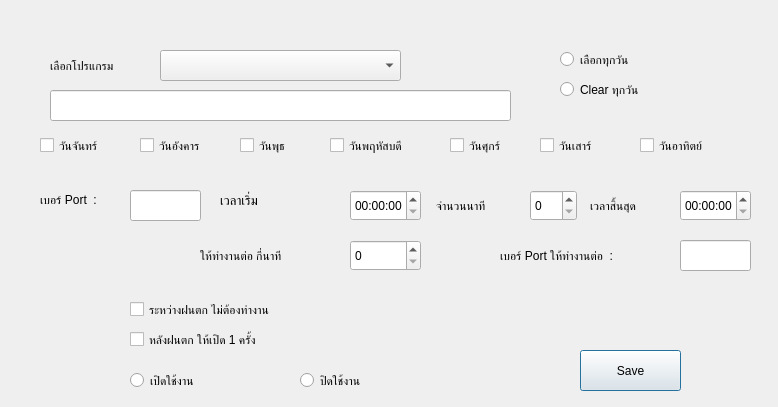
<?xml version="1.0" encoding="UTF-8"?>
<ui version="4.0">
 <class>frmtimer1</class>
 <widget class="QDialog" name="frmtimer1">
  <property name="geometry">
   <rect>
    <x>0</x>
    <y>0</y>
    <width>778</width>
    <height>407</height>
   </rect>
  </property>
  <property name="windowTitle">
   <string>Dialog</string>
  </property>
  <widget class="QRadioButton" name="chkAllDay">
   <property name="geometry">
    <rect>
     <x>560</x>
     <y>50</y>
     <width>121</width>
     <height>19</height>
    </rect>
   </property>
   <property name="text">
    <string>เลือกทุกวัน</string>
   </property>
  </widget>
  <widget class="QComboBox" name="cboProgram">
   <property name="geometry">
    <rect>
     <x>160</x>
     <y>50</y>
     <width>241</width>
     <height>31</height>
    </rect>
   </property>
  </widget>
  <widget class="QLineEdit" name="txtDescription">
   <property name="geometry">
    <rect>
     <x>50</x>
     <y>90</y>
     <width>461</width>
     <height>31</height>
    </rect>
   </property>
  </widget>
  <widget class="QRadioButton" name="chkClearDay">
   <property name="geometry">
    <rect>
     <x>560</x>
     <y>80</y>
     <width>121</width>
     <height>19</height>
    </rect>
   </property>
   <property name="text">
    <string>Clear ทุกวัน</string>
   </property>
  </widget>
  <widget class="QLabel" name="label_3">
   <property name="geometry">
    <rect>
     <x>50</x>
     <y>50</y>
     <width>101</width>
     <height>31</height>
    </rect>
   </property>
   <property name="text">
    <string>เลือกโปรแกรม</string>
   </property>
  </widget>
  <widget class="QCheckBox" name="chkThurday">
   <property name="geometry">
    <rect>
     <x>330</x>
     <y>130</y>
     <width>111</width>
     <height>31</height>
    </rect>
   </property>
   <property name="text">
    <string>วันพฤหัสบดี</string>
   </property>
  </widget>
  <widget class="QCheckBox" name="chkFriday">
   <property name="geometry">
    <rect>
     <x>450</x>
     <y>130</y>
     <width>81</width>
     <height>31</height>
    </rect>
   </property>
   <property name="text">
    <string>วันศุกร์</string>
   </property>
  </widget>
  <widget class="QCheckBox" name="chkSaturday">
   <property name="geometry">
    <rect>
     <x>540</x>
     <y>130</y>
     <width>91</width>
     <height>31</height>
    </rect>
   </property>
   <property name="text">
    <string>วันเสาร์</string>
   </property>
  </widget>
  <widget class="QLabel" name="label_2">
   <property name="geometry">
    <rect>
     <x>590</x>
     <y>190</y>
     <width>81</width>
     <height>31</height>
    </rect>
   </property>
   <property name="text">
    <string>เวลาสิ้นสุด</string>
   </property>
  </widget>
  <widget class="QPushButton" name="btnSave">
   <property name="geometry">
    <rect>
     <x>580</x>
     <y>350</y>
     <width>101</width>
     <height>41</height>
    </rect>
   </property>
   <property name="text">
    <string>Save</string>
   </property>
  </widget>
  <widget class="QLabel" name="label">
   <property name="geometry">
    <rect>
     <x>220</x>
     <y>190</y>
     <width>51</width>
     <height>20</height>
    </rect>
   </property>
   <property name="font">
    <font>
     <pointsize>10</pointsize>
    </font>
   </property>
   <property name="text">
    <string>เวลาเริ่ม</string>
   </property>
  </widget>
  <widget class="QCheckBox" name="chkSunday">
   <property name="geometry">
    <rect>
     <x>640</x>
     <y>130</y>
     <width>101</width>
     <height>31</height>
    </rect>
   </property>
   <property name="text">
    <string>วันอาทิตย์</string>
   </property>
  </widget>
  <widget class="QCheckBox" name="chkTueday">
   <property name="geometry">
    <rect>
     <x>140</x>
     <y>130</y>
     <width>91</width>
     <height>31</height>
    </rect>
   </property>
   <property name="text">
    <string>วันอังคาร</string>
   </property>
  </widget>
  <widget class="QCheckBox" name="chkMonday">
   <property name="geometry">
    <rect>
     <x>40</x>
     <y>130</y>
     <width>91</width>
     <height>31</height>
    </rect>
   </property>
   <property name="text">
    <string>วันจันทร์</string>
   </property>
  </widget>
  <widget class="QTimeEdit" name="timeEditStart">
   <property name="geometry">
    <rect>
     <x>350</x>
     <y>190</y>
     <width>71</width>
     <height>31</height>
    </rect>
   </property>
  </widget>
  <widget class="QCheckBox" name="chkWebnesday">
   <property name="geometry">
    <rect>
     <x>240</x>
     <y>130</y>
     <width>72</width>
     <height>31</height>
    </rect>
   </property>
   <property name="text">
    <string>วันพุธ</string>
   </property>
  </widget>
  <widget class="QTimeEdit" name="timeEditEnd">
   <property name="geometry">
    <rect>
     <x>680</x>
     <y>190</y>
     <width>71</width>
     <height>31</height>
    </rect>
   </property>
  </widget>
  <widget class="QRadioButton" name="chkactive">
   <property name="geometry">
    <rect>
     <x>130</x>
     <y>370</y>
     <width>121</width>
     <height>21</height>
    </rect>
   </property>
   <property name="text">
    <string>เปิดใช้งาน</string>
   </property>
  </widget>
  <widget class="QRadioButton" name="chkUnActive">
   <property name="geometry">
    <rect>
     <x>300</x>
     <y>370</y>
     <width>121</width>
     <height>21</height>
    </rect>
   </property>
   <property name="text">
    <string>ปิดใช้งาน</string>
   </property>
  </widget>
  <widget class="QLabel" name="label_9">
   <property name="geometry">
    <rect>
     <x>40</x>
     <y>190</y>
     <width>81</width>
     <height>20</height>
    </rect>
   </property>
   <property name="text">
    <string>เบอร์ Port  :</string>
   </property>
  </widget>
  <widget class="QLineEdit" name="txtPort">
   <property name="geometry">
    <rect>
     <x>130</x>
     <y>190</y>
     <width>71</width>
     <height>31</height>
    </rect>
   </property>
  </widget>
  <widget class="QCheckBox" name="chkRainnoON">
   <property name="geometry">
    <rect>
     <x>130</x>
     <y>300</y>
     <width>261</width>
     <height>19</height>
    </rect>
   </property>
   <property name="text">
    <string>ระหว่างฝนตก ไม่ต้องทำงาน</string>
   </property>
  </widget>
  <widget class="QCheckBox" name="chkRainrelayON">
   <property name="geometry">
    <rect>
     <x>130</x>
     <y>330</y>
     <width>261</width>
     <height>19</height>
    </rect>
   </property>
   <property name="text">
    <string>หลังฝนตก ให้เปิด 1 ครั้ง</string>
   </property>
  </widget>
  <widget class="QLabel" name="label_4">
   <property name="geometry">
    <rect>
     <x>436</x>
     <y>190</y>
     <width>91</width>
     <height>31</height>
    </rect>
   </property>
   <property name="text">
    <string>จำนวนนาที</string>
   </property>
  </widget>
  <widget class="QSpinBox" name="spinBoxPeriod">
   <property name="geometry">
    <rect>
     <x>530</x>
     <y>190</y>
     <width>47</width>
     <height>31</height>
    </rect>
   </property>
  </widget>
  <widget class="QLabel" name="label_10">
   <property name="geometry">
    <rect>
     <x>500</x>
     <y>240</y>
     <width>161</width>
     <height>31</height>
    </rect>
   </property>
   <property name="text">
    <string>เบอร์ Port ให้ทำงานต่อ  :</string>
   </property>
  </widget>
  <widget class="QLineEdit" name="txtTrigerPort">
   <property name="geometry">
    <rect>
     <x>680</x>
     <y>240</y>
     <width>71</width>
     <height>31</height>
    </rect>
   </property>
  </widget>
  <widget class="QLabel" name="label_5">
   <property name="geometry">
    <rect>
     <x>200</x>
     <y>240</y>
     <width>141</width>
     <height>31</height>
    </rect>
   </property>
   <property name="text">
    <string>ให้ทำงานต่อ กี่นาที</string>
   </property>
  </widget>
  <widget class="QSpinBox" name="spinBoxTrigerTime">
   <property name="geometry">
    <rect>
     <x>350</x>
     <y>240</y>
     <width>71</width>
     <height>31</height>
    </rect>
   </property>
  </widget>
 </widget>
 <resources/>
 <connections/>
</ui>
